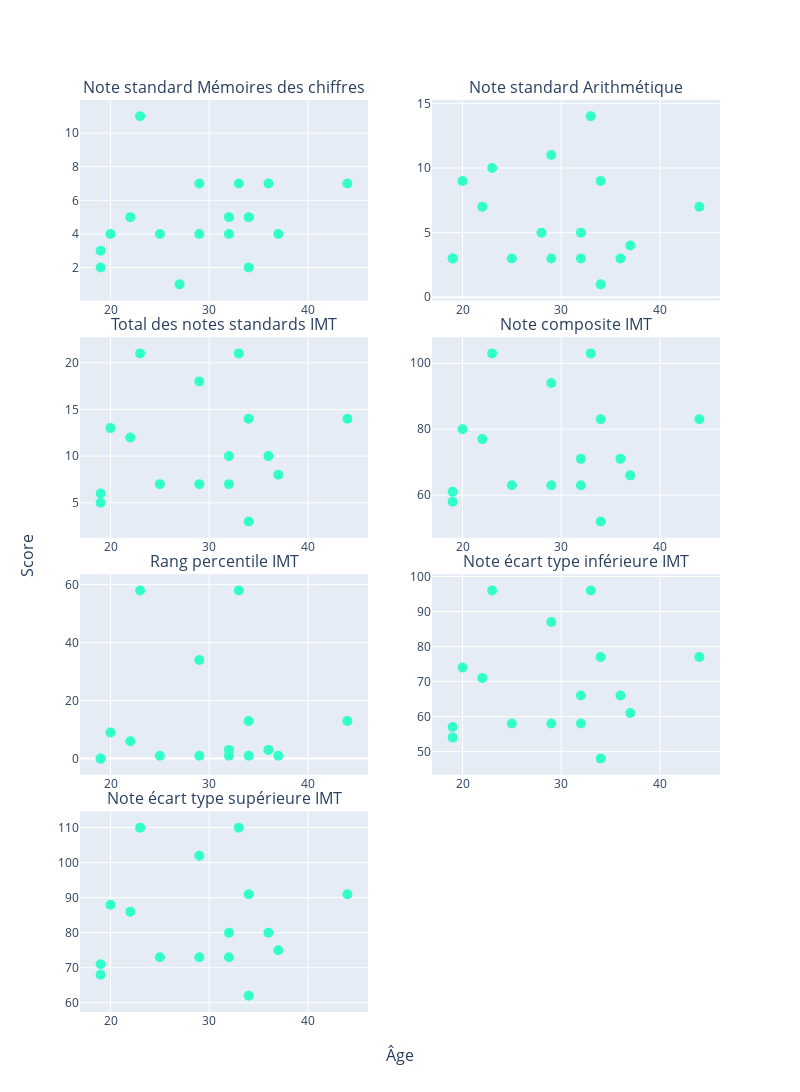

Write notebook code for a chart like this one.
### Code cell
fig_wais_sub.add_trace(go.Scatter(x= df_wais_sub['age'], y=df_wais_sub[subplot_titles[4]], mode="markers+text",
            marker={'size': 10, "color": df_wais_sub['Type_color'] },
            hovertext= df_wais_sub['ID_SECONDAIRE'] +", "+ df_wais_sub['Type']),
            row=1, col=1)

fig_wais_sub.add_trace(go.Scatter(x= df_wais_sub['age'], y=df_wais_sub[subplot_titles[5]], mode="markers+text",
            marker={'size': 10, "color": df_wais_sub['Type_color'] },
            hovertext= df_wais_sub['ID_SECONDAIRE'] +", "+ df_wais_sub['Type']),
              row=1, col=2)

fig_wais_sub.add_trace(go.Scatter(x= df_wais_sub['age'], y=df_wais_sub[subplot_titles[6]], mode="markers+text",
            marker={'size': 10, "color": df_wais_sub['Type_color'] },
            hovertext= df_wais_sub['ID_SECONDAIRE'] +", "+ df_wais_sub['Type']),
              row=2, col=1)

fig_wais_sub.add_trace(go.Scatter(x= df_wais_sub['age'], y=df_wais_sub[subplot_titles[7]], mode="markers+text",
            marker={'size': 10, "color": df_wais_sub['Type_color'] },
            hovertext= df_wais_sub['ID_SECONDAIRE'] +", "+ df_wais_sub['Type']),
            row=2, col=2)

fig_wais_sub.add_trace(go.Scatter(x= df_wais_sub['age'], y=df_wais_sub[subplot_titles[8]], mode="markers+text",
            marker={'size': 10, "color": df_wais_sub['Type_color'] },
            hovertext= df_wais_sub['ID_SECONDAIRE'] +", "+ df_wais_sub['Type']),
            row=3, col=1)
                                                             
fig_wais_sub.add_trace(go.Scatter(x= df_wais_sub['age'], y=df_wais_sub[subplot_titles[9]], mode="markers+text",
            marker={'size': 10, "color": df_wais_sub['Type_color'] },
            hovertext= df_wais_sub['ID_SECONDAIRE'] +", "+ df_wais_sub['Type']),
            row=3, col=2)
    
fig_wais_sub.add_trace(go.Scatter(x= df_wais_sub['age'], y=df_wais_sub[subplot_titles[10]], mode="markers+text",
            marker={'size': 10, "color": df_wais_sub['Type_color'] },
            hovertext= df_wais_sub['ID_SECONDAIRE'] +", "+ df_wais_sub['Type']),
            row=4, col=1)
    
fig_wais_sub.update_layout(height=1500, width=800,
                   showlegend=False
            )

### Figure 1 — Plotly figure (JSON) as saved in the notebook; plotly's stock layout.template omitted (floating-point values rounded to 4 significant figures)
{"data": [{"hovertext": ["EF 2E 22 E0 EA, Type 1", "B6 A4 CD 3A 81, Type 1", "C2 C3 05 A8 4B, Type 1", "39 CA BD 3C 82, Type 1", "7B DE 78 5B F6, Type 1", "9B 8E 44 F8 FF, Type 1", "35 86 13 56 24, Type 1", "73 EC 1B D7 9B, Type 1", "7D 76 3D FC 91, Type 1", "AB A5 ED 43 8B, Type 1", "01 83 17 5E 89, Type 1", "B9 5D 22 14 86, Type 1", "A1 54 32 B1 53, Type 1", "FD 11 B7 CF 8F, Type 1", "DB 6B 59 3A 0C, Type 1", "F1 C2 1C 3A FC, Type 1", "98 2C 1A AA 87, Type 1", "A2 D7 D0 A4 2A, Type 1", "02 92 7B FF E6, Type 1", "06 25 B6 B7 F5, Type 1"], "marker": {"color": ["#33ffc9", "#33ffc9", "#33ffc9", "#33ffc9", "#33ffc9", "#33ffc9", "#33ffc9", "#33ffc9", "#33ffc9", "#33ffc9", "#33ffc9", "#33ffc9", "#33ffc9", "#33ffc9", "#33ffc9", "#33ffc9", "#33ffc9", "#33ffc9", "#33ffc9", "#33ffc9"], "size": 10}, "mode": "markers+text", "type": "scatter", "x": [19, 19, 20, 22, 23, 25, 27, 28, 29, 29, 31, 32, 32, 33, 34, 34, 36, 37, 41, 44], "xaxis": "x", "y": [2, 3, 4, 5, 11, 4, 1, null, 4, 7, null, 5, 4, 7, 2, 5, 7, 4, null, 7], "yaxis": "y"}, {"hovertext": ["EF 2E 22 E0 EA, Type 1", "B6 A4 CD 3A 81, Type 1", "C2 C3 05 A8 4B, Type 1", "39 CA BD 3C 82, Type 1", "7B DE 78 5B F6, Type 1", "9B 8E 44 F8 FF, Type 1", "35 86 13 56 24, Type 1", "73 EC 1B D7 9B, Type 1", "7D 76 3D FC 91, Type 1", "AB A5 ED 43 8B, Type 1", "01 83 17 5E 89, Type 1", "B9 5D 22 14 86, Type 1", "A1 54 32 B1 53, Type 1", "FD 11 B7 CF 8F, Type 1", "DB 6B 59 3A 0C, Type 1", "F1 C2 1C 3A FC, Type 1", "98 2C 1A AA 87, Type 1", "A2 D7 D0 A4 2A, Type 1", "02 92 7B FF E6, Type 1", "06 25 B6 B7 F5, Type 1"], "marker": {"color": ["#33ffc9", "#33ffc9", "#33ffc9", "#33ffc9", "#33ffc9", "#33ffc9", "#33ffc9", "#33ffc9", "#33ffc9", "#33ffc9", "#33ffc9", "#33ffc9", "#33ffc9", "#33ffc9", "#33ffc9", "#33ffc9", "#33ffc9", "#33ffc9", "#33ffc9", "#33ffc9"], "size": 10}, "mode": "markers+text", "type": "scatter", "x": [19, 19, 20, 22, 23, 25, 27, 28, 29, 29, 31, 32, 32, 33, 34, 34, 36, 37, 41, 44], "xaxis": "x2", "y": [3, 3, 9, 7, 10, 3, null, 5, 3, 11, null, 5, 3, 14, 1, 9, 3, 4, null, 7], "yaxis": "y2"}, {"hovertext": ["EF 2E 22 E0 EA, Type 1", "B6 A4 CD 3A 81, Type 1", "C2 C3 05 A8 4B, Type 1", "39 CA BD 3C 82, Type 1", "7B DE 78 5B F6, Type 1", "9B 8E 44 F8 FF, Type 1", "35 86 13 56 24, Type 1", "73 EC 1B D7 9B, Type 1", "7D 76 3D FC 91, Type 1", "AB A5 ED 43 8B, Type 1", "01 83 17 5E 89, Type 1", "B9 5D 22 14 86, Type 1", "A1 54 32 B1 53, Type 1", "FD 11 B7 CF 8F, Type 1", "DB 6B 59 3A 0C, Type 1", "F1 C2 1C 3A FC, Type 1", "98 2C 1A AA 87, Type 1", "A2 D7 D0 A4 2A, Type 1", "02 92 7B FF E6, Type 1", "06 25 B6 B7 F5, Type 1"], "marker": {"color": ["#33ffc9", "#33ffc9", "#33ffc9", "#33ffc9", "#33ffc9", "#33ffc9", "#33ffc9", "#33ffc9", "#33ffc9", "#33ffc9", "#33ffc9", "#33ffc9", "#33ffc9", "#33ffc9", "#33ffc9", "#33ffc9", "#33ffc9", "#33ffc9", "#33ffc9", "#33ffc9"], "size": 10}, "mode": "markers+text", "type": "scatter", "x": [19, 19, 20, 22, 23, 25, 27, 28, 29, 29, 31, 32, 32, 33, 34, 34, 36, 37, 41, 44], "xaxis": "x3", "y": [5, 6, 13, 12, 21, 7, null, null, 7, 18, null, 10, 7, 21, 3, 14, 10, 8, null, 14], "yaxis": "y3"}, {"hovertext": ["EF 2E 22 E0 EA, Type 1", "B6 A4 CD 3A 81, Type 1", "C2 C3 05 A8 4B, Type 1", "39 CA BD 3C 82, Type 1", "7B DE 78 5B F6, Type 1", "9B 8E 44 F8 FF, Type 1", "35 86 13 56 24, Type 1", "73 EC 1B D7 9B, Type 1", "7D 76 3D FC 91, Type 1", "AB A5 ED 43 8B, Type 1", "01 83 17 5E 89, Type 1", "B9 5D 22 14 86, Type 1", "A1 54 32 B1 53, Type 1", "FD 11 B7 CF 8F, Type 1", "DB 6B 59 3A 0C, Type 1", "F1 C2 1C 3A FC, Type 1", "98 2C 1A AA 87, Type 1", "A2 D7 D0 A4 2A, Type 1", "02 92 7B FF E6, Type 1", "06 25 B6 B7 F5, Type 1"], "marker": {"color": ["#33ffc9", "#33ffc9", "#33ffc9", "#33ffc9", "#33ffc9", "#33ffc9", "#33ffc9", "#33ffc9", "#33ffc9", "#33ffc9", "#33ffc9", "#33ffc9", "#33ffc9", "#33ffc9", "#33ffc9", "#33ffc9", "#33ffc9", "#33ffc9", "#33ffc9", "#33ffc9"], "size": 10}, "mode": "markers+text", "type": "scatter", "x": [19, 19, 20, 22, 23, 25, 27, 28, 29, 29, 31, 32, 32, 33, 34, 34, 36, 37, 41, 44], "xaxis": "x4", "y": [58, 61, 80, 77, 103, 63, null, null, 63, 94, null, 71, 63, 103, 52, 83, 71, 66, null, 83], "yaxis": "y4"}, {"hovertext": ["EF 2E 22 E0 EA, Type 1", "B6 A4 CD 3A 81, Type 1", "C2 C3 05 A8 4B, Type 1", "39 CA BD 3C 82, Type 1", "7B DE 78 5B F6, Type 1", "9B 8E 44 F8 FF, Type 1", "35 86 13 56 24, Type 1", "73 EC 1B D7 9B, Type 1", "7D 76 3D FC 91, Type 1", "AB A5 ED 43 8B, Type 1", "01 83 17 5E 89, Type 1", "B9 5D 22 14 86, Type 1", "A1 54 32 B1 53, Type 1", "FD 11 B7 CF 8F, Type 1", "DB 6B 59 3A 0C, Type 1", "F1 C2 1C 3A FC, Type 1", "98 2C 1A AA 87, Type 1", "A2 D7 D0 A4 2A, Type 1", "02 92 7B FF E6, Type 1", "06 25 B6 B7 F5, Type 1"], "marker": {"color": ["#33ffc9", "#33ffc9", "#33ffc9", "#33ffc9", "#33ffc9", "#33ffc9", "#33ffc9", "#33ffc9", "#33ffc9", "#33ffc9", "#33ffc9", "#33ffc9", "#33ffc9", "#33ffc9", "#33ffc9", "#33ffc9", "#33ffc9", "#33ffc9", "#33ffc9", "#33ffc9"], "size": 10}, "mode": "markers+text", "type": "scatter", "x": [19, 19, 20, 22, 23, 25, 27, 28, 29, 29, 31, 32, 32, 33, 34, 34, 36, 37, 41, 44], "xaxis": "x5", "y": [0, 0, 9, 6, 58, 1, null, null, 1, 34, null, 3, 1, 58, 1, 13, 3, 1, null, 13], "yaxis": "y5"}, {"hovertext": ["EF 2E 22 E0 EA, Type 1", "B6 A4 CD 3A 81, Type 1", "C2 C3 05 A8 4B, Type 1", "39 CA BD 3C 82, Type 1", "7B DE 78 5B F6, Type 1", "9B 8E 44 F8 FF, Type 1", "35 86 13 56 24, Type 1", "73 EC 1B D7 9B, Type 1", "7D 76 3D FC 91, Type 1", "AB A5 ED 43 8B, Type 1", "01 83 17 5E 89, Type 1", "B9 5D 22 14 86, Type 1", "A1 54 32 B1 53, Type 1", "FD 11 B7 CF 8F, Type 1", "DB 6B 59 3A 0C, Type 1", "F1 C2 1C 3A FC, Type 1", "98 2C 1A AA 87, Type 1", "A2 D7 D0 A4 2A, Type 1", "02 92 7B FF E6, Type 1", "06 25 B6 B7 F5, Type 1"], "marker": {"color": ["#33ffc9", "#33ffc9", "#33ffc9", "#33ffc9", "#33ffc9", "#33ffc9", "#33ffc9", "#33ffc9", "#33ffc9", "#33ffc9", "#33ffc9", "#33ffc9", "#33ffc9", "#33ffc9", "#33ffc9", "#33ffc9", "#33ffc9", "#33ffc9", "#33ffc9", "#33ffc9"], "size": 10}, "mode": "markers+text", "type": "scatter", "x": [19, 19, 20, 22, 23, 25, 27, 28, 29, 29, 31, 32, 32, 33, 34, 34, 36, 37, 41, 44], "xaxis": "x6", "y": [54, 57, 74, 71, 96, 58, null, null, 58, 87, null, 66, 58, 96, 48, 77, 66, 61, null, 77], "yaxis": "y6"}, {"hovertext": ["EF 2E 22 E0 EA, Type 1", "B6 A4 CD 3A 81, Type 1", "C2 C3 05 A8 4B, Type 1", "39 CA BD 3C 82, Type 1", "7B DE 78 5B F6, Type 1", "9B 8E 44 F8 FF, Type 1", "35 86 13 56 24, Type 1", "73 EC 1B D7 9B, Type 1", "7D 76 3D FC 91, Type 1", "AB A5 ED 43 8B, Type 1", "01 83 17 5E 89, Type 1", "B9 5D 22 14 86, Type 1", "A1 54 32 B1 53, Type 1", "FD 11 B7 CF 8F, Type 1", "DB 6B 59 3A 0C, Type 1", "F1 C2 1C 3A FC, Type 1", "98 2C 1A AA 87, Type 1", "A2 D7 D0 A4 2A, Type 1", "02 92 7B FF E6, Type 1", "06 25 B6 B7 F5, Type 1"], "marker": {"color": ["#33ffc9", "#33ffc9", "#33ffc9", "#33ffc9", "#33ffc9", "#33ffc9", "#33ffc9", "#33ffc9", "#33ffc9", "#33ffc9", "#33ffc9", "#33ffc9", "#33ffc9", "#33ffc9", "#33ffc9", "#33ffc9", "#33ffc9", "#33ffc9", "#33ffc9", "#33ffc9"], "size": 10}, "mode": "markers+text", "type": "scatter", "x": [19, 19, 20, 22, 23, 25, 27, 28, 29, 29, 31, 32, 32, 33, 34, 34, 36, 37, 41, 44], "xaxis": "x7", "y": [68, 71, 88, 86, 110, 73, null, null, 73, 102, null, 80, 73, 110, 62, 91, 80, 75, null, 91], "yaxis": "y7"}], "layout": {"annotations": [{"font": {"size": 16}, "showarrow": false, "text": "Note standard Mémoires des chiffres", "x": 0.225, "xanchor": "center", "xref": "paper", "y": 1, "yanchor": "bottom", "yref": "paper"}, {"font": {"size": 16}, "showarrow": false, "text": "Note standard Arithmétique", "x": 0.775, "xanchor": "center", "xref": "paper", "y": 1, "yanchor": "bottom", "yref": "paper"}, {"font": {"size": 16}, "showarrow": false, "text": "Total des notes standards IMT", "x": 0.225, "xanchor": "center", "xref": "paper", "y": 0.74, "yanchor": "bottom", "yref": "paper"}, {"font": {"size": 16}, "showarrow": false, "text": "Note composite IMT", "x": 0.775, "xanchor": "center", "xref": "paper", "y": 0.74, "yanchor": "bottom", "yref": "paper"}, {"font": {"size": 16}, "showarrow": false, "text": "Rang percentile IMT", "x": 0.225, "xanchor": "center", "xref": "paper", "y": 0.48, "yanchor": "bottom", "yref": "paper"}, {"font": {"size": 16}, "showarrow": false, "text": "Note écart type inférieure IMT", "x": 0.775, "xanchor": "center", "xref": "paper", "y": 0.48, "yanchor": "bottom", "yref": "paper"}, {"font": {"size": 16}, "showarrow": false, "text": "Note écart type supérieure IMT", "x": 0.225, "xanchor": "center", "xref": "paper", "y": 0.22, "yanchor": "bottom", "yref": "paper"}, {"font": {"size": 16}, "showarrow": false, "text": "Âge", "x": 0.5, "xanchor": "center", "xref": "paper", "y": 0, "yanchor": "top", "yref": "paper", "yshift": -30}, {"font": {"size": 16}, "showarrow": false, "text": "Score", "textangle": -90, "x": 0, "xanchor": "right", "xref": "paper", "xshift": -40, "y": 0.5, "yanchor": "middle", "yref": "paper"}], "height": 1500, "showlegend": false, "width": 800, "xaxis": {"anchor": "y", "domain": [0, 0.45]}, "xaxis2": {"anchor": "y2", "domain": [0.55, 1]}, "xaxis3": {"anchor": "y3", "domain": [0, 0.45]}, "xaxis4": {"anchor": "y4", "domain": [0.55, 1]}, "xaxis5": {"anchor": "y5", "domain": [0, 0.45]}, "xaxis6": {"anchor": "y6", "domain": [0.55, 1]}, "xaxis7": {"anchor": "y7", "domain": [0, 0.45]}, "xaxis8": {"anchor": "y8", "domain": [0.55, 1]}, "yaxis": {"anchor": "x", "domain": [0.78, 1]}, "yaxis2": {"anchor": "x2", "domain": [0.78, 1]}, "yaxis3": {"anchor": "x3", "domain": [0.52, 0.74]}, "yaxis4": {"anchor": "x4", "domain": [0.52, 0.74]}, "yaxis5": {"anchor": "x5", "domain": [0.26, 0.48]}, "yaxis6": {"anchor": "x6", "domain": [0.26, 0.48]}, "yaxis7": {"anchor": "x7", "domain": [0, 0.22]}, "yaxis8": {"anchor": "x8", "domain": [0, 0.22]}}}
